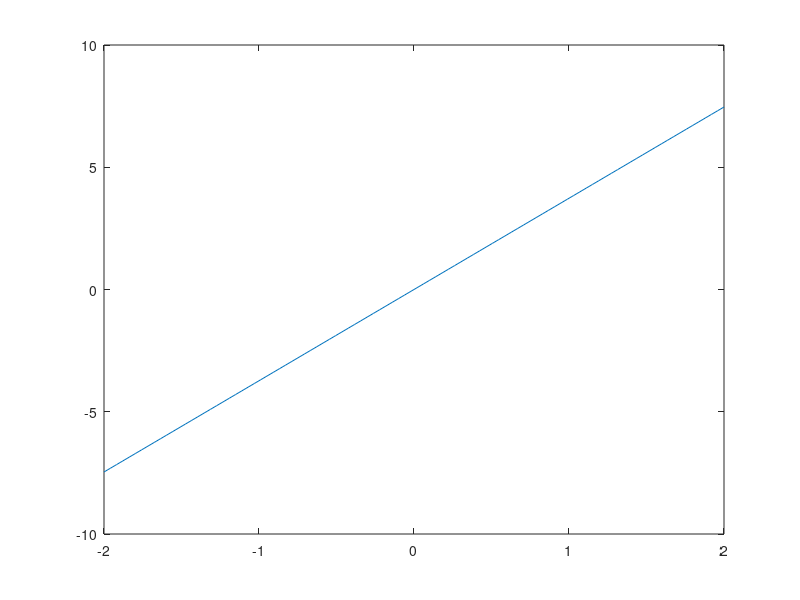

This figure's MATLAB source: (Note: this script raises an error after producing the figure.)
clear
X = [2 2 4 4 2 2 4 4 6 6 8 8 6 6 8 4 2;
     0 2 2 6 6 8 8 10 10 8 8 6 6 2 2 0 0 ];

plot(X(1,:),X(2,:))

grid on
axis ("equal")
hold on 
A = [2 0; 0 0.2];
C = [1 0; -0.4 1];
Y = A*X;
Z = C*X
plot(Y(:,1),Y(:,2))
plot(Z(:,1),Z(:,2))
hold off
xlim([-10 10])
ylim([-10 10])
%%
clear 
P1 = [1;-1];
P2 = [0; 1];
%
xlim([-10 10])
axis equal
grid on
%quiver(P1(1),P1(2),P2(1),P2(2),0)
v = 75;
x = linspace(-2,2)
k = tand(75);
y = k*x


plot(x,y)
X = [1;2];
A = [cosd(2*v) sind(2*v);
    sind(2*v) -cosd(2*v)];
Y = A*X;
drawArrow(P1,P2,"b")
%%
clear 
A = [0.8 0;0 1.6];
B = [0 0; 0 3; 3 3; 3 0; 0 0];
C = [1.25 0;0 0.625];
Y = B * A 
Z = B * C
oG = Y * Z
%plot(B(:,1),B(:,2))
plot(oG(:,1),B(:,2))
hold on
plot(Y(:,1),Y(:,2))
hold on
plot(Z(:,1),Z(:,2))
hold off

xlim([-10 10])
ylim([-10 10])
%%




function hArrow = drawArrow(p0,p1,color)
% drawArrow(p0,p1)
%
% Draws a simple arrow in 2D, from p0 to p1.
%
% INPUTS:
%   p0 = [x0; y0] = position of the tail
%   p1 = [x1; y1] = position of the tip
%   color = arrow color. Optional: default is black 
%       --> can be 'r','g','b','c','m','y','w', 'k' or a 1x3 color vector
%
% OUTPUTS:
%   hArrow = handle to the patch object representing the arrow
%

% Defaults:
if nargin == 2
   color = 'k'; 
end

% Parameters:
W1 = 0.08;   % half width of the arrow head, normalized by length of arrow
W2 = 0.014;  % half width of the arrow shaft
L1 = 0.18;   % Length of the arrow head, normalized by length of arrow
L2 = 0.13;  % Length of the arrow inset

% Unpack the tail and tip of the arrow
x0 = p0(1);
y0 = p0(2);
x1 = p1(1);
y1 = p1(2);

% Start by drawing an arrow from 0 to 1 on the x-axis
P = [...
    0, (1-L2), (1-L1), 1, (1-L1), (1-L2), 0;
    W2,    W2,     W1, 0,    -W1,    -W2, -W2];

% Scale,rotate, shift and plot:
dx = x1-x0;
dy = y1-y0;
Length = sqrt(dx*dx + dy*dy);
Angle = atan2(-dy,dx);
P = Length*P;   %Scale
P = [cos(Angle), sin(Angle); -sin(Angle), cos(Angle)]*P;  %Rotate
P = p0(:)*ones(1,7) + P;  %Shift

% Plot!
hArrow = patch(P(1,:), P(2,:),color);  axis equal;
hArrow.EdgeColor = color;

end

